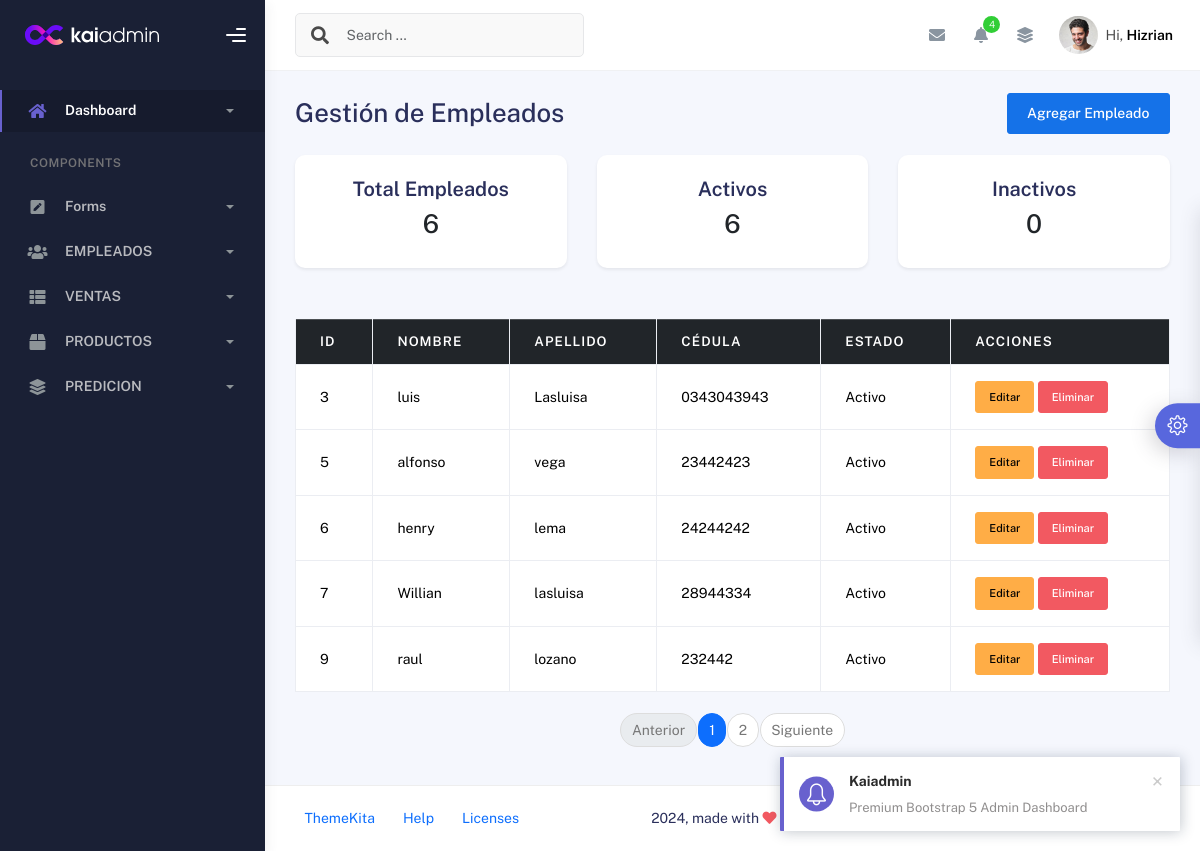
/empleados/, run on an earlier commit of the app's database.
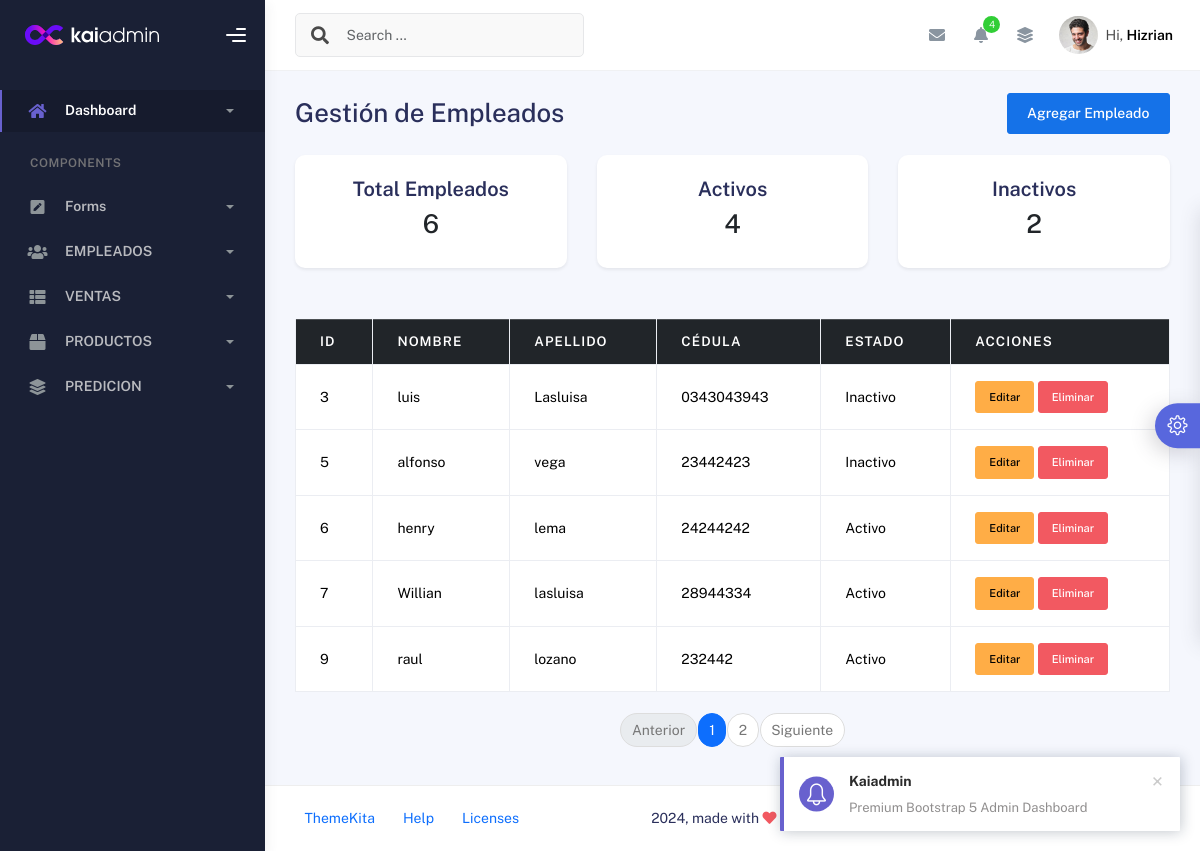
And on a later commit of the database.
### empleados/models.py (models this page shows, shortened)
class Empleado(models.Model):
    id_empleado = models.AutoField(primary_key=True)
    nombre_empleado = models.CharField(max_length=100)
    apellido_empleado = models.CharField(max_length=100)
    cedula_empleado = models.CharField(max_length=10, unique=True)
    correo_empleado = models.EmailField(unique=True)
    telefono_empleado = models.CharField(max_length=10)
    cargo_empleado = models.CharField(max_length=100)
    salario_empleado = models.DecimalField(max_digits=10, decimal_places=2)
    fecha_ingreso = models.DateField()
    activo = models.BooleanField(default=True)

### empleados/views.py (the view, shortened to what this page needs)
# urls.py: path('', views.empleados_index, name='empleados_index'),
def empleados_index(request):
    buscar = request.GET.get('buscar')
    empleados = Empleado.objects.all().order_by('id_empleado')
    paginador = Paginator(empleados, 5)
    numero_pagina = request.GET.get('page')
    empleados = paginador.get_page(numero_pagina)
    return render(request, 'empleados/index.html', {
        'empleados': empleados,
        'total_empleados': Empleado.objects.count(),
        'empleados_activos': Empleado.objects.filter(activo=True).count(),
        'empleados_inactivos': Empleado.objects.filter(activo=False).count(),
    })

### empleados/templates/empleados/index.html (shortened to what the changed rows need)
{% load static %}
{% include 'private/header.html' %}
<div class="container">
    <div class="page-inner">
        <div class="d-flex justify-content-between align-items-center mb-4">
            <h2 class="mb-0">
                Gestión de Empleados
            </h2>
        </div>
        <form method="GET" class="mb-4">
            <div class="row mb-4">
                <div class="col-md-4">
                    <div class="card text-center shadow-sm border-primary">
                        <div class="card-body">
                            <h2>{{ total_empleados }}</h2>
                        </div>
                    </div>
                </div>
                <div class="col-md-4">
                    <div class="card text-center shadow-sm border-success">
                        <div class="card-body">
                            <h5 class="card-title">
                                Activos
                            </h5>
                            <h2>{{ empleados_activos }}</h2>
                        </div>
                    </div>
                </div>
                <div class="col-md-4">
                    <div class="card text-center shadow-sm border-danger">
                        <div class="card-body">
                            <h5 class="card-title">
                                Inactivos
                            </h5>
                            <h2>{{ empleados_inactivos }}</h2>
                        </div>
                    </div>
                </div>
            </div>
        </form>
        {% if empleados %}
        <table class="table table-bordered table-hover">
            <thead class="table-dark">
                <tr>
                    <th>ID</th>
                    <th>Nombre</th>
                    <th>Apellido</th>
                    <th>Cédula</th>
                    <th>Estado</th>
                    <th>Acciones</th>
                </tr>
            </thead>
            <tbody>
                {% for empleado in empleados %}
                <tr>
                    <td>{{ empleado.id_empleado }}</td>
                    <td>{{ empleado.nombre_empleado }}</td>
                    <td>{{ empleado.apellido_empleado }}</td>
                    <td>{{ empleado.cedula_empleado }}</td>
                    <td>
                        {% if empleado.activo %}
                        Activo
                        {% else %}
                        Inactivo
                        {% endif %}
                    </td>
                    <td>
                        <a href="{% url 'editar_empleado' empleado.id_empleado %}" class="btn btn-warning btn-sm">
                            Editar
                        </a>
                        <a href="#" class="btn btn-danger btn-sm btn-eliminar"
                            data-url="{% url 'eliminar_empleado' empleado.id_empleado %}">
                            Eliminar
                        </a>
                    </td>
                </tr>
                {% endfor %}
            </tbody>
        </table>
        {% else %}
        <div class="alert alert-info">
            No existen empleados registrados.
        </div>
        {% endif %}
    </div>
</div>
{% include 'private/footer.html' %}

What changed in the data, as far as the page shows it:
changed Empleado "luis": activo "Activo" → "Inactivo"
changed Empleado "alfonso": activo "Activo" → "Inactivo"
Also different on the page:
{{ empleados_activos }}: "6" → "4"
{{ empleados_inactivos }}: "0" → "2"
